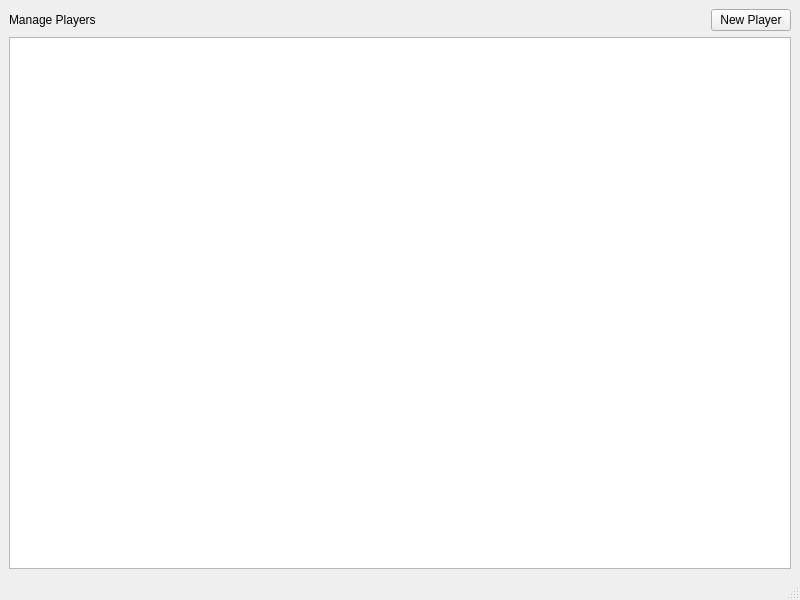
<?xml version="1.0" encoding="UTF-8"?>
<ui version="4.0">
 <class>ManagePlayers</class>
 <widget class="QMainWindow" name="ManagePlayers">
  <property name="geometry">
   <rect>
    <x>0</x>
    <y>0</y>
    <width>800</width>
    <height>600</height>
   </rect>
  </property>
  <property name="windowTitle">
   <string>MainWindow</string>
  </property>
  <widget class="QWidget" name="centralwidget">
   <layout class="QGridLayout" name="gridLayout">
    <item row="0" column="0">
     <widget class="QLabel" name="label">
      <property name="text">
       <string>Manage Players</string>
      </property>
     </widget>
    </item>
    <item row="0" column="1">
     <spacer name="horizontalSpacer">
      <property name="orientation">
       <enum>Qt::Horizontal</enum>
      </property>
      <property name="sizeHint" stdset="0">
       <size>
        <width>616</width>
        <height>20</height>
       </size>
      </property>
     </spacer>
    </item>
    <item row="0" column="2">
     <widget class="QPushButton" name="new_player_button">
      <property name="text">
       <string>New Player</string>
      </property>
     </widget>
    </item>
    <item row="1" column="0" colspan="3">
     <widget class="QListWidget" name="players_listwidget"/>
    </item>
   </layout>
  </widget>
  <widget class="QMenuBar" name="menubar">
   <property name="geometry">
    <rect>
     <x>0</x>
     <y>0</y>
     <width>800</width>
     <height>21</height>
    </rect>
   </property>
  </widget>
  <widget class="QStatusBar" name="statusbar"/>
 </widget>
 <resources/>
 <connections/>
</ui>
